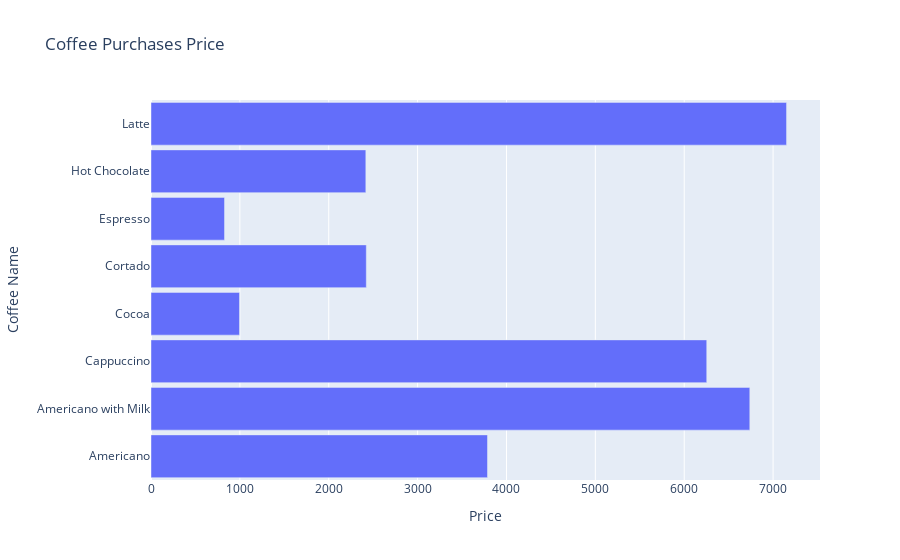

Source (notebook cell):
### Code cell
sales = df.groupby('coffee_name')['money'].sum()

fig = go.Figure()
fig.add_trace(go.Bar(
    y = sales.index,
    x = sales.values,
    orientation= 'h'
    
))

fig.update_layout(
    title = 'Coffee Purchases Price',
    xaxis_title = 'Price',
    yaxis_title = 'Coffee Name',
    bargap=0.1,
)
fig.show()

### Figure 1 — Plotly figure (JSON) as saved in the notebook; plotly's stock layout.template omitted (floating-point values rounded to 4 significant figures)
{"data": [{"orientation": "h", "type": "bar", "x": [3786.0, 6738.0, 6254.0, 995.7, 2423.0, 827.3, 2417.0, 7152.0], "y": ["Americano", "Americano with Milk", "Cappuccino", "Cocoa", "Cortado", "Espresso", "Hot Chocolate", "Latte"]}], "layout": {"bargap": 0.1, "title": {"text": "Coffee Purchases Price"}, "xaxis": {"title": {"text": "Price"}}, "yaxis": {"title": {"text": "Coffee Name"}}}}
